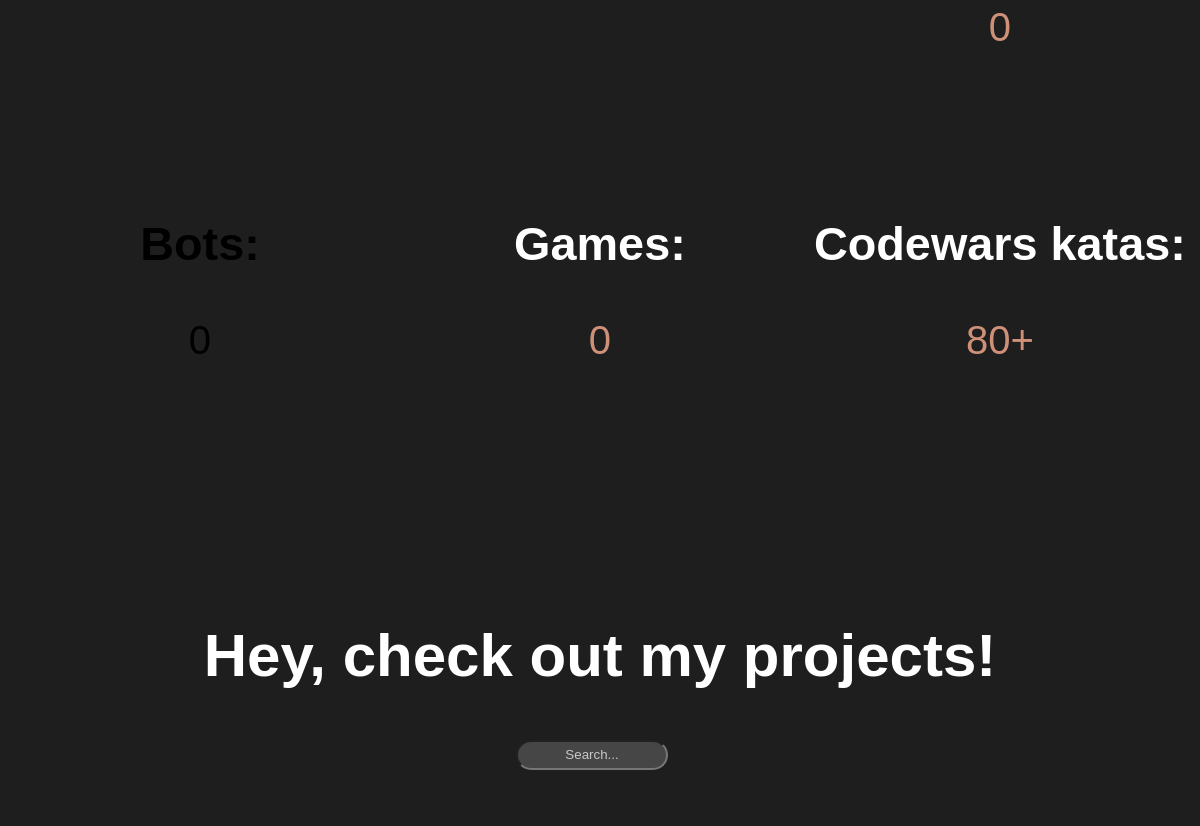
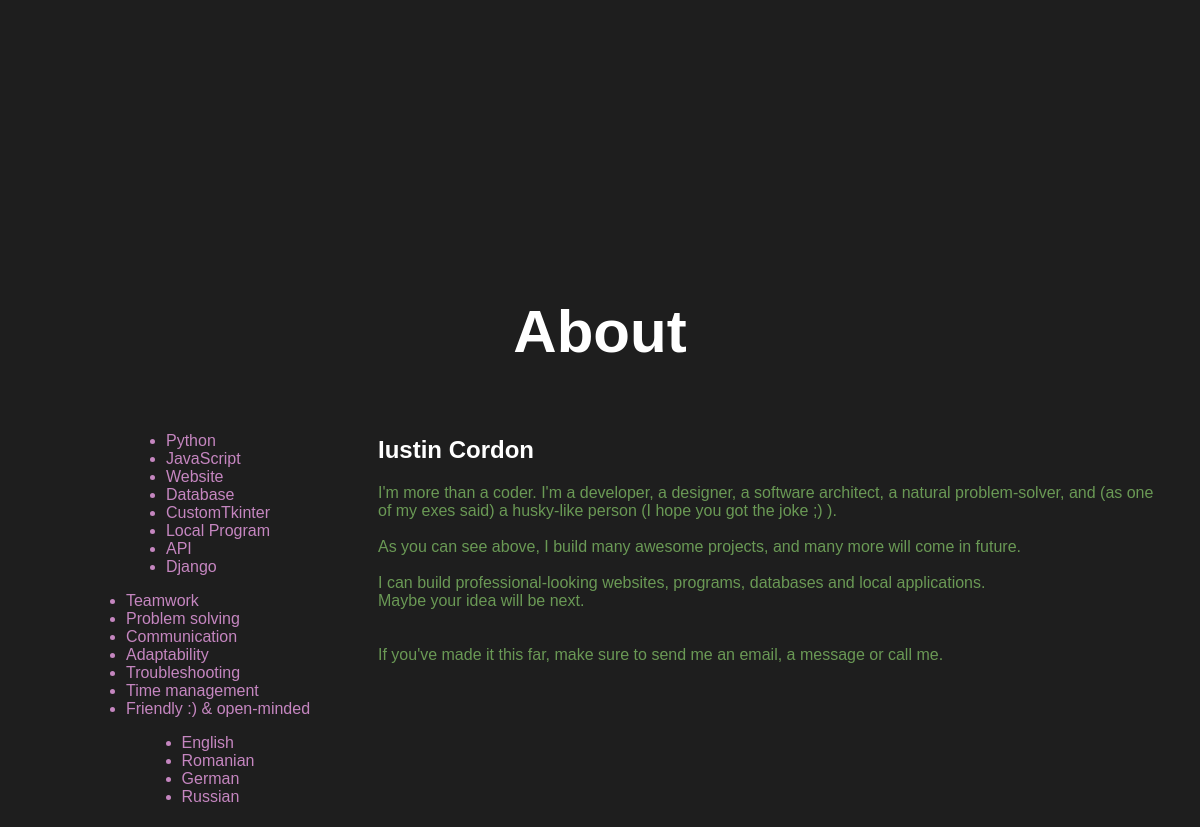
The app's page / (middle part), older data (2 pictures, top to bottom).
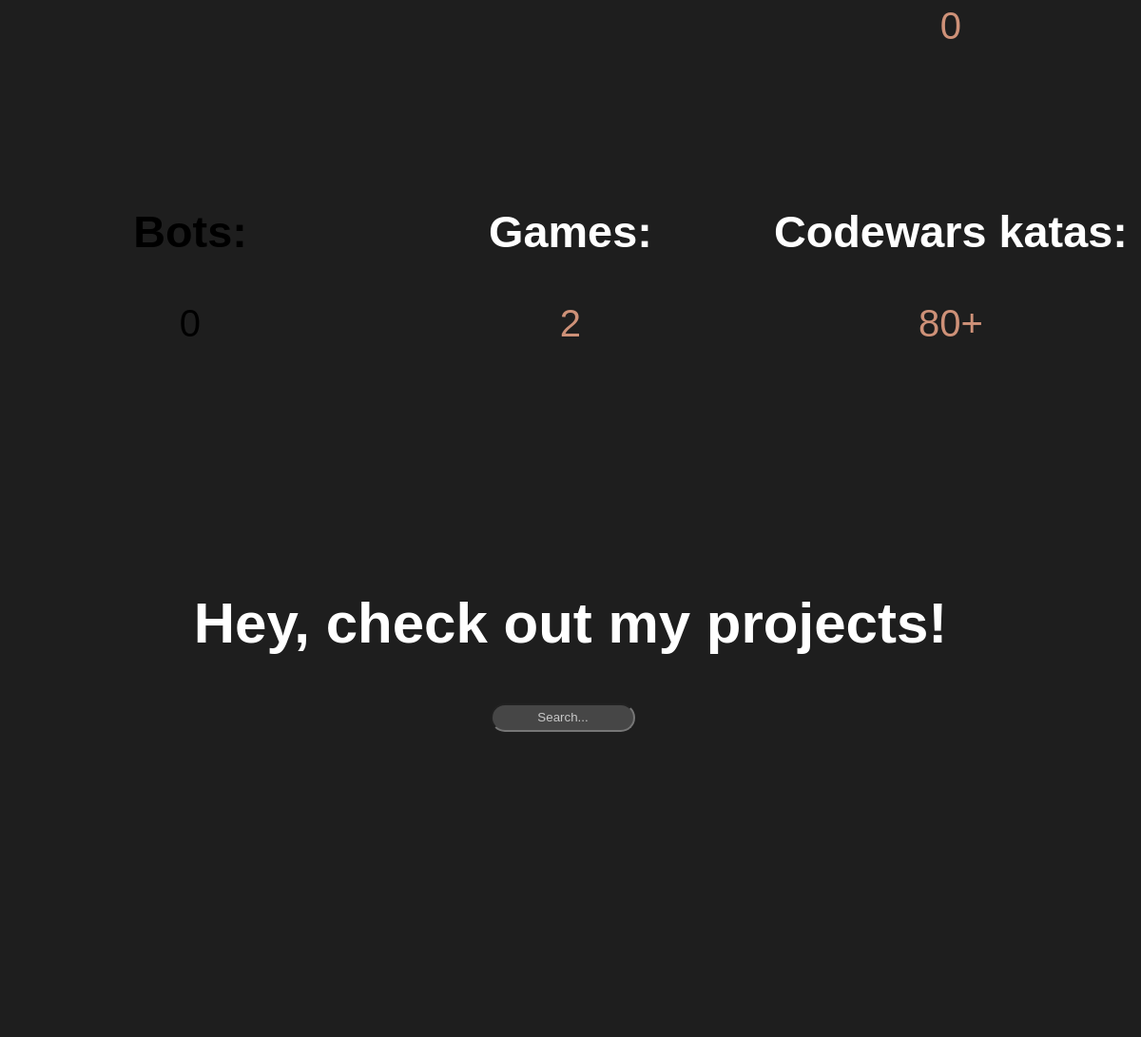
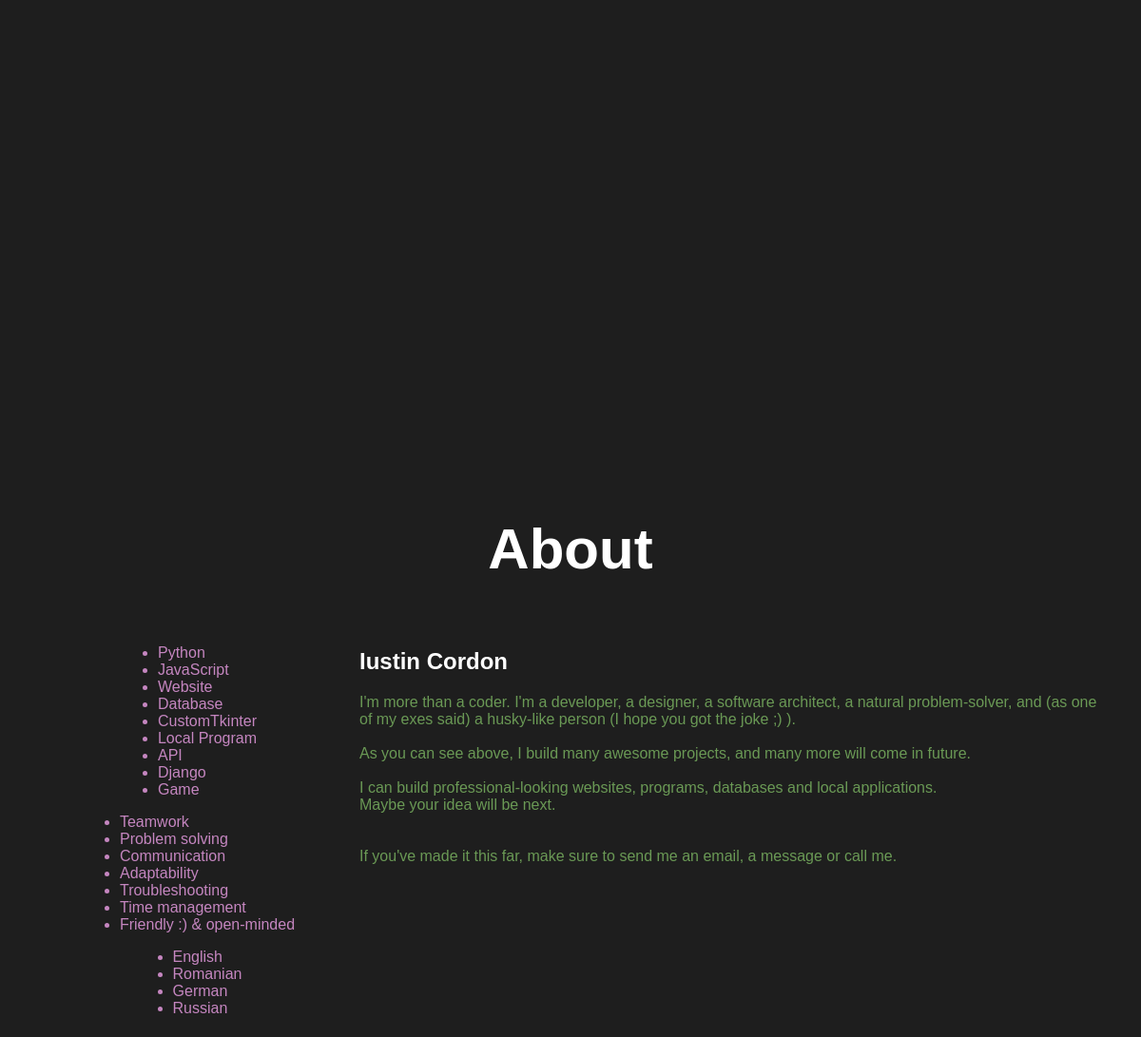
The same page, newer data (2 pictures, top to bottom).
### main_page/models.py (models this page shows)
class Tag(models.Model):
    name = models.CharField(max_length=50, unique = True)
    def __str__(self):
        return self.name

### main_page/views.py (the view)
# urls.py: path('', views.main_index, name='home')
def main_index(request):
    websites_projects_count = get_projects_count_for_tag('Website')
    app_projects_count = get_projects_count_for_tag('Web App')
    local_projects_count = get_projects_count_for_tag('Local')
    games_projects_count = get_projects_count_for_tag('Game')
    bots_projects_count = get_projects_count_for_tag('Bot')
    projects = Project.objects.all()
    tags_or_skills = Tag.objects.all()
    return render(request, 'main_page/index.html', {
        'websites_projects_count': websites_projects_count,
        'app_projects_count': app_projects_count,
        'local_projects_count': local_projects_count,
        'games_projects_count': games_projects_count,
        'bots_projects_count': bots_projects_count,
        'projects': projects,
        'tags_or_skills': tags_or_skills
    })

### main_page/models.py (called while the page is built)
    def get_link_to_github(self):
        return self.link_to_github

    def get_link_see_in_action(self):
        return self.link_see_in_action

    def get_tags(self):
        return ''.join([tag.name.lower() for tag in self.tags.all()])

### main_page/views.py (called while the page is built)
def get_projects_count_for_tag(tag_name):
    return Project.objects.filter(tags__name=tag_name).count()

### main_page/templates/main_page/index.html (shortened to what this page needs)
{% load static %}
<!DOCTYPE html>
<html>
    <head>
        <link rel="stylesheet" href="{% static 'main_style.css' %}">
    </head>
    <body id = "body">
        <section id = "section_achievements">
            <div id = "div_achievements">
                <div id = "first_3_achivements">
                    <div id = "statistics_1", class = strats_zoom>
                    </div>
                    <div id = "statistics_2", class = strats_zoom>
                    </div>
                    <div id = "statistics_3", class = strats_zoom>
                        <a id = "Local_programs_statistics"> {{ local_projects_count }} </a>
                    </div>
                </div>
                <div id = "second_3_achivements">
                    <div id = "statistics_4", class = strats_zoom>
                        <h3 id = "Bots_build">Bots:</h3>
                        <a id = "Bots_build_statistics"> {{ bots_projects_count }} </a>
                    </div>
                    <div id = "statistics_5", class = strats_zoom>
                        <h3 id = "Games_build">Games:</h3>
                        <a id = "games_build_statistics"> {{ games_projects_count }} </a>
                    </div>
                    <div id = "statistics_6", class = strats_zoom>
                        <h3 id = "Codewars_katas_solved">Codewars katas:</h3>
                        <a id = "Codewars_katas_solved_statistics">80+</a>
                    </div>
                </div>
            </div>
        </section>
        <section id = "section_projects">
            <h1 id = "h1_title_projects">Hey, check out my projects!</h1>
            <input type="text" id="search_input" placeholder="Search...">
            <div class = "project-container">
            </div>
        </section>
        <section id = "section_about_me">
            <h1 id = "h1_title_about">About </h1>
            <div id = "content">
                <div id = "skills">
                    <div id = "div_hard_skills">
                        <ul id = "list_hard_skills">
                            {% for hard_skill in tags_or_skills %}
                                <li>{{ hard_skill }}</li>
                            {% endfor %}
                        </ul>
                    </div>
                    <div id = "div_soft_skills">
                        <ul id = "list_soft_skills">
                            <li>Teamwork</li>
                            <li>Problem solving</li>
                            <li>Communication</li>
                            <li>Adaptability</li>
                            <li>Troubleshooting</li>
                            <li>Time management</li>
                            <li>Friendly :) & open-minded</li>
                        </ul>
                    </div>
                    <div id = "div_languages">
                        <ul id = "list_languages">
                            <li>English</li>
                            <li>Romanian</li>
                            <li>German</li>
                            <li>Russian</li>
                        </ul>
                    </div>
                </div>
                <div id = "me_myself_and_I">
                    <h2 id = "h2_my_name_is_strange">Iustin Cordon</h2>
                    <p id = "p_about_me">I'm more than a coder. I'm a developer, a designer, a software architect, a natural problem-solver,  and (as one of my exes said) a husky-like person (I hope you got the joke ;) ).<br><br> As you can see above, I build many awesome projects, and many more will come in future. <br><br>I can build professional-looking websites, programs, databases and local applications.<br>Maybe your idea will be next.<br><br><br>If you've made it this far, make sure to send me an email, a message or call me.</p>
                </div>
            </div>
        </section>
    </body>
</html>

Row changes from the older to the newer data that the page shows:
added Tag: name "Game"
Text that changed along with them:
{{ games_projects_count }}: "0" → "2"
